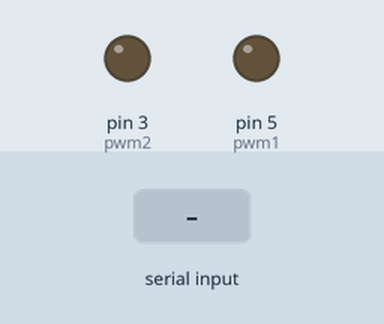
Simulated run of this sketch. Board: Arduino Uno, built with avr-gcc and run on an emulated ATmega328P. On the bench: output pins drawn as LEDs (lit = HIGH). Inputs (shaded band) come from the test bench.

Above: at 1.2 s.
1.3 s: "l" received over Serial
At 1.7 s:
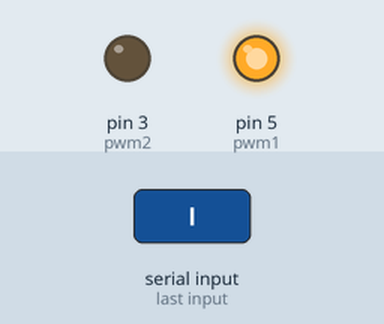
3.3 s: "r" received over Serial
At 3.7 s:
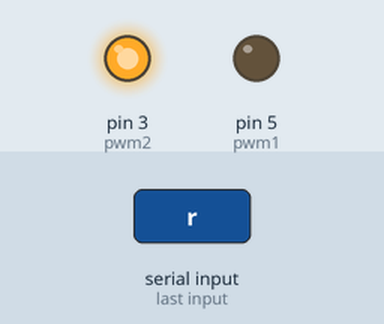
Timing chart, 0 to 6.3 s (numbered marks = the images above; inputs shaded):
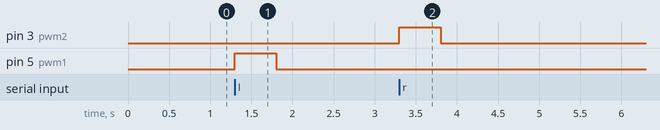

The sketch:

sketch.ino
```cpp
const int pwm1 = 5;
const int pwm2 = 3;

void setup() {
    pinMode(pwm1, OUTPUT);
    pinMode(pwm2, OUTPUT);

    Serial.begin(9600);
}

void left(int speed, int time) {
  digitalWrite(pwm2, LOW);
  analogWrite(pwm1, speed);
  delay(time);

  digitalWrite(pwm2, LOW);
  digitalWrite(pwm1, LOW);
}

void right(int speed, int time) {
  digitalWrite(pwm1, LOW);
  analogWrite(pwm2, speed);
  delay(time);

  digitalWrite(pwm2, LOW);
  digitalWrite(pwm1, LOW);
}

void loop() {
    // read in input
  if (Serial.available() > 0) {
    char received = Serial.read(); // Read a character from the serial port
    if(received == 'l') {
      left(255, 500);
    }
    if(received == 'r') {
      right(255, 500);
    }
    delay(100);
  }

    //left(255, 500);
    //delay(1000);
    //right(255, 500);
    //delay(5000);
}
```

Measured:
- after the input at 1.3 s, pin 5 (pwm1): LOW → HIGH at once, → LOW 0.50 s later
- after the input at 3.3 s, pin 3 (pwm2): LOW → HIGH at once, → LOW 0.50 s later
